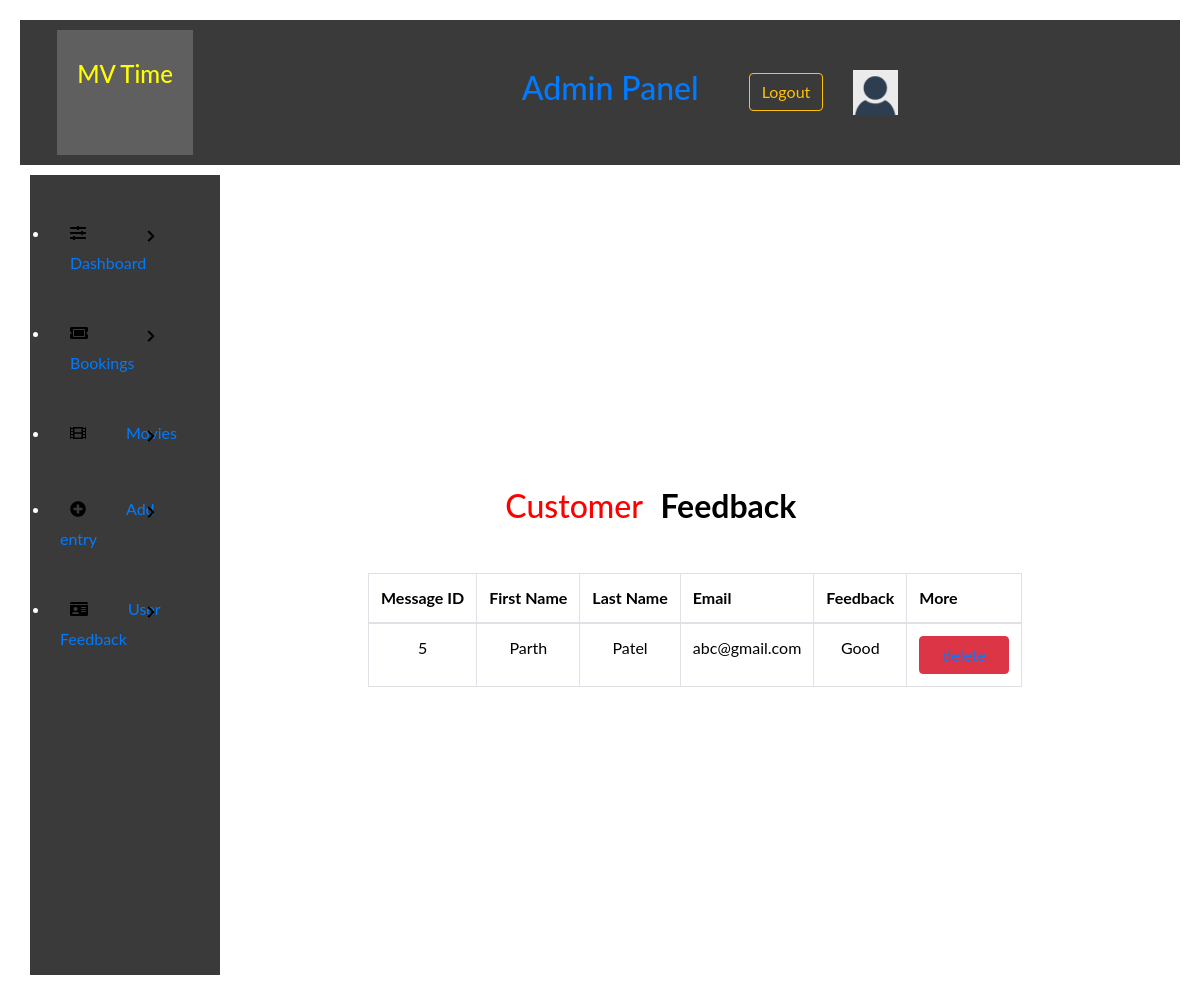
The app's page /admin/contactus.php with its own data.
### tables this page shows
CREATE TABLE `feedbacktable` (
  `msgID` int(12) NOT NULL,
  `senderfName` varchar(50) NOT NULL,
  `senderlName` varchar(50) DEFAULT NULL,
  `sendereMail` varchar(100) NOT NULL,
  `senderfeedback` varchar(500) DEFAULT NULL
);

### admin/contactus.php (the view, shortened to what this page needs)
<!DOCTYPE html>
<html lang="en">
<head>
    <link rel="stylesheet" href="../style/styles.css">
    <link rel="stylesheet" href="https://use.fontawesome.com/releases/v5.7.2/css/all.css">
    <link rel="stylesheet" href="https://maxcdn.bootstrapcdn.com/bootstrap/4.0.0/css/bootstrap.min.css">
</head>
<body>
    <?php include('header.php'); ?>
    <div class="admin-container">
        <?php include('sidebar.php'); ?>
        <div class="container-lg">
            <div class="table-responsive">
                <div class="table-wrapper">
                    <div class="table-title">
                        <div class="row">
                            <div class="col-sm-8">
                                <h2 style="color:red;">Customer <b>Feedback</b></h2>
                            </div>
                        </div>
                    </div>
                    <table class="table table-bordered" id="dataTable" width="100%" cellspacing="0">
                        <tr>
                            <th>Message ID</th>
                            <th>First Name</th>
                            <th>Last Name</th>
                            <th>Email</th>
                            <th>Feedback</th>
                            <th>More</th>
                        </tr>
                        <tbody>
                            <?php
                            include "config.php";
                            $select = "SELECT * FROM `feedbacktable`";
                            $run = mysqli_query($con, $select);
                            while ($row = mysqli_fetch_array($run)) {
                                $id = $row['msgID'];
                                $firstname = $row['senderfName'];
                                $lastname = $row['senderlName'];
                                $email = $row['sendereMail'];
                                $message = $row['senderfeedback'];
                            ?>
                                <tr align="center">
                                    <td><?php echo $id; ?></td>
                                    <td><?php echo $firstname; ?></td>
                                    <td><?php echo $lastname; ?></td>
                                    <td><?php echo $email; ?></td>
                                    <td><?php echo $message; ?></td>
                                    <td><button value="Book Now!" type="submit" onclick="" type="button" class="btn btn-danger"><?php echo  "<a href='Deletecontact.php?id=" . $row['msgID'] . "'>delete</a>"; ?></button></td>
                                </tr>
                            <?php }
                            ?>
                        </tbody>
                    </table>
                </div>
            </div>
        </div>
    </div>
</body>
</html>

### style/styles.css (style rules this page uses)
* { margin: auto; padding: 10px; box-sizing: border-box; font-family: "Lato", sans-serif; text-decoration: auto; color: black }
.admin-container { display: grid; grid-template-columns: 1fr 5fr; }

### records on screen
feedbacktable: msgID "5", senderfName "Parth", senderlName "Patel", sendereMail "abc@gmail.com", senderfeedback "Good"
